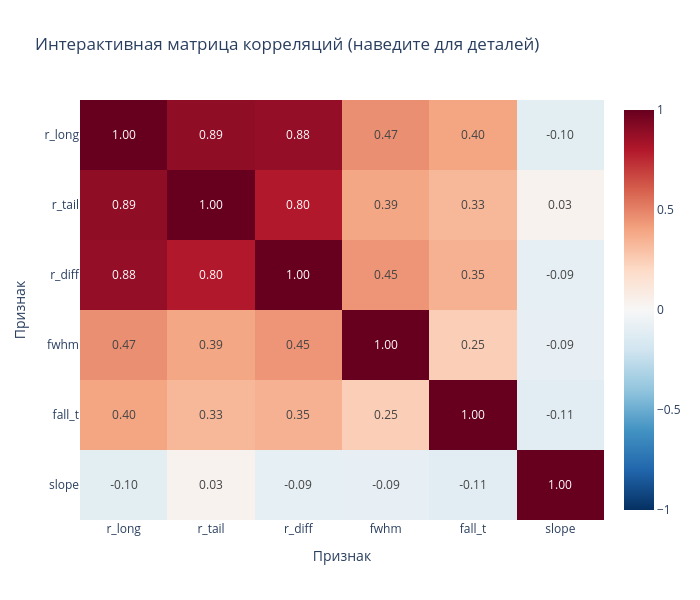

Here is the notebook cell this chart was saved with:
### Code cell
import plotly.express as px

corr = feat.corr().round(3)
fig = px.imshow(
    corr,
    text_auto='.2f',
    aspect='auto',
    color_continuous_scale='RdBu_r',
    zmin=-1, zmax=1,
    title='Интерактивная матрица корреляций (наведите для деталей)'
)
fig.update_layout(
    xaxis_title='Признак',
    yaxis_title='Признак',
    height=600,
    width=700
)
fig.show()
# Для сохранения: fig.write_html('correlation_map.html')

### Figure 1 — Plotly figure (JSON) as saved in the notebook; plotly's stock layout.template omitted (floating-point values rounded to 4 significant figures)
{"data": [{"coloraxis": "coloraxis", "hovertemplate": "x: %{x}<br>y: %{y}<br>color: %{z}<extra></extra>", "name": "0", "texttemplate": "%{z:.2f}", "type": "heatmap", "x": ["r_long", "r_tail", "r_diff", "fwhm", "fall_t", "slope"], "xaxis": "x", "y": ["r_long", "r_tail", "r_diff", "fwhm", "fall_t", "slope"], "yaxis": "y", "z": [[1.0, 0.89, 0.884, 0.465, 0.397, -0.105], [0.89, 1.0, 0.801, 0.393, 0.331, 0.034], [0.884, 0.801, 1.0, 0.447, 0.355, -0.091], [0.465, 0.393, 0.447, 1.0, 0.246, -0.086], [0.397, 0.331, 0.355, 0.246, 1.0, -0.113], [-0.105, 0.034, -0.091, -0.086, -0.113, 1.0]]}], "layout": {"coloraxis": {"cmax": 1, "cmin": -1, "colorscale": [[0, "rgb(5,48,97)"], [0.1, "rgb(33,102,172)"], [0.2, "rgb(67,147,195)"], [0.3, "rgb(146,197,222)"], [0.4, "rgb(209,229,240)"], [0.5, "rgb(247,247,247)"], [0.6, "rgb(253,219,199)"], [0.7, "rgb(244,165,130)"], [0.8, "rgb(214,96,77)"], [0.9, "rgb(178,24,43)"], [1, "rgb(103,0,31)"]]}, "height": 600, "title": {"text": "Интерактивная матрица корреляций (наведите для деталей)"}, "width": 700, "xaxis": {"anchor": "y", "domain": [0, 1], "title": {"text": "Признак"}}, "yaxis": {"anchor": "x", "autorange": "reversed", "domain": [0, 1], "title": {"text": "Признак"}}}}
